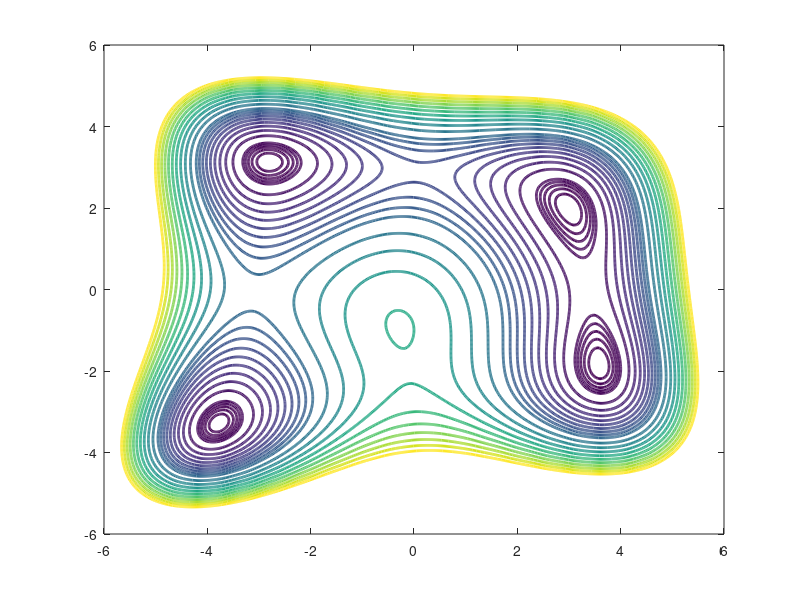

Write the MATLAB code that produced this figure. (Note: this script raises an error after producing the figure.)
function [c, con] = contourHimmel(add_con, view, xminmax, yminmax, res, f, varargin)
% contourplot Generates a contour plot of the given function
% 
% Output:
%   figure    : The figure object
%%

if nargin < 5
    f = @(x1,x2) (x1.^2+x2-11).^2 + (x1+x2.^2-7).^2;
end

if nargin < 1
    add_con = false;
end

if nargin < 2
    view = 6;
end

if nargin < 3
    xminmax = 5;
    yminmax = 5;
    res = 50;
end

x = -view:1/res:view;
y = -view:1/res:view;
[X,Y] = meshgrid(x,y);
v = [0:2:10 10:10:100 100:20:300];
F = f(X,Y);
[m,c]=contour(X,Y,F,v,"linewidth",2);
%colormap("turbo")

% Add constraints 
con = [];
if add_con
    % Con 1
    p1 = (x+2).^2;
    idx = abs(p1) <= view;
    p1 = p1(idx);
    xp = x(idx);
    xp = [xp,xp(end),xp(1),xp(1)];
    p1 = [p1,view, view, p1(1)];
    con1 = patch("XData", xp,"YData", p1,'FaceColor', 'red', 'FaceAlpha', 0.5, 'EdgeColor', 'k');
    
    % Con 2
    p2 = 4/10*x;
    idx2 = abs(x) <= view;
    p2 = p2(idx2);
    xp2 = x(idx2);
    xp2 = [xp2,xp2(end),xp2(1),xp2(1)];
    p2 = [p2,-view,-view,xp2(1)];
    con2 = patch("XData", xp2,"YData", p2,'FaceColor', 'red', 'FaceAlpha', 0.5, 'EdgeColor', 'k');
    
    % X con
    con3 = patch("XData", [-view, -xminmax, -xminmax,-view, -view],...
          "YData", [-view, -view, view, view, -view],...
          'FaceColor', 'red', 'FaceAlpha', 0.5, 'EdgeColor', 'k');
    con4 = patch("XData", [xminmax, view, view, xminmax, xminmax],...
          "YData", [-view, -view, view, view, -view],...
          'FaceColor', 'red', 'FaceAlpha', 0.5, 'EdgeColor', 'k');

    % Y con
    con5 = patch("XData", [-view, -view, view, view, -view],...
          "YData", [view, yminmax, yminmax, view, view],...
          'FaceColor', 'red', 'FaceAlpha', 0.5, 'EdgeColor', 'k');
    con6 = patch("XData", [-view, -view, view, view, -view],...
            "YData", [-yminmax, -view, -view, -yminmax, -yminmax],...
            'FaceColor', 'red', 'FaceAlpha', 0.5, 'EdgeColor', 'k');

    con = [con1, con2, con3, con4, con5, con6];

end
        
% Turns off the legend for the contour
set(get(get(c,'Annotation'),'LegendInformation' ),'IconDisplayStyle', 'off' );

% Appropiate labels for the plot
xlabel('x_1','Fontsize',14)
ylabel('x_2','Fontsize',14)
colorbar

axis([-view view -view view])

end